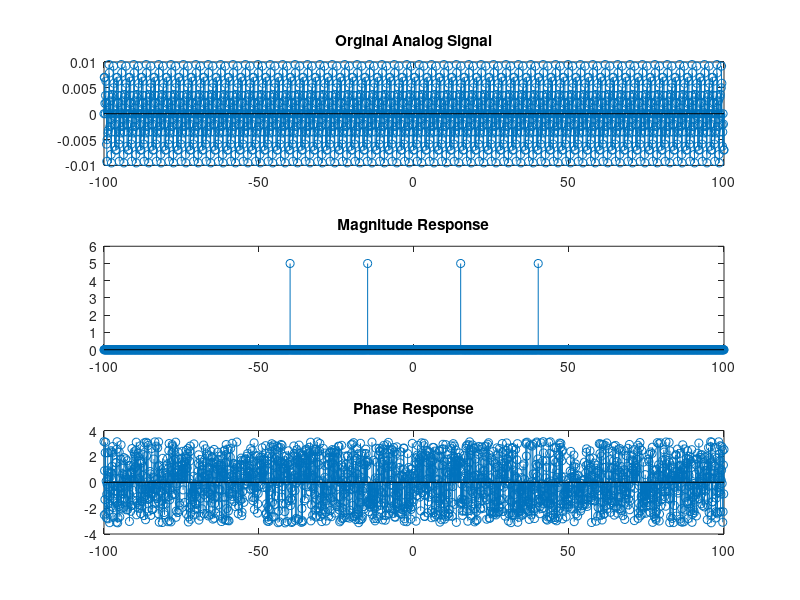

Reproduce this figure in MATLAB.
fs = 200;
fm1 = 15;
fm2 = 40;
t = 0:1/fs:10-1/fs;
x = 5*sin(2*pi*fm1*t) + 5*sin(2*pi*fm2*t);
N = length(x);
x = 2/N*x;
y = fft(x);
y1 = fftshift(y);
f1 = linspace(-fs/2,fs/2,N);
figure
subplot(3,1,1);
stem(f1,x);
title('Orginal Analog Signal');
subplot(3,1,2);
stem(f1,abs(y1));
title('Magnitude Response');
subplot(3,1,3);
stem(f1,angle(y1));
title('Phase Response');